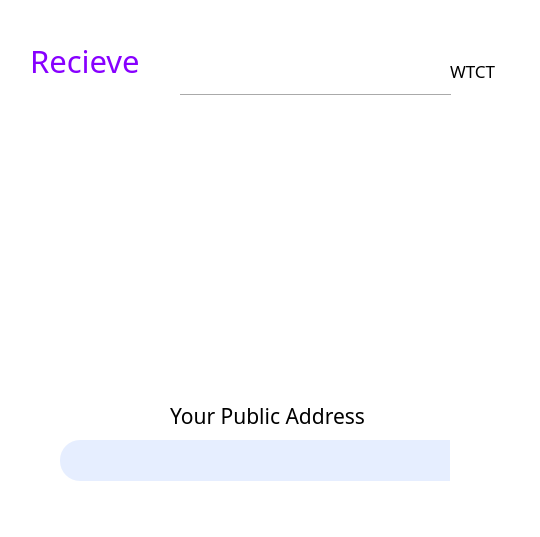
<?xml version="1.0" encoding="UTF-8"?>
<ui version="4.0">
 <class>ReceiveForm</class>
 <widget class="QWidget" name="ReceiveForm">
  <property name="geometry">
   <rect>
    <x>0</x>
    <y>0</y>
    <width>540</width>
    <height>537</height>
   </rect>
  </property>
  <property name="windowTitle">
   <string>Form</string>
  </property>
  <property name="styleSheet">
   <string notr="true">background-color: rgb(255, 255, 255);</string>
  </property>
  <widget class="QLineEdit" name="lineEdit_6">
   <property name="geometry">
    <rect>
     <x>180</x>
     <y>50</y>
     <width>261</width>
     <height>31</height>
    </rect>
   </property>
   <property name="font">
    <font>
     <family>微软雅黑</family>
     <pointsize>10</pointsize>
    </font>
   </property>
   <property name="toolTip">
    <string/>
   </property>
   <property name="statusTip">
    <string/>
   </property>
   <property name="whatsThis">
    <string/>
   </property>
   <property name="accessibleName">
    <string/>
   </property>
   <property name="accessibleDescription">
    <string/>
   </property>
   <property name="styleSheet">
    <string notr="true">
QLineEdit[echoMode=&quot;2&quot;] {
    lineedit-password-character:42;
}
</string>
   </property>
   <property name="frame">
    <bool>false</bool>
   </property>
   <property name="echoMode">
    <enum>QLineEdit::Normal</enum>
   </property>
  </widget>
  <widget class="QLabel" name="label_7">
   <property name="geometry">
    <rect>
     <x>450</x>
     <y>60</y>
     <width>51</width>
     <height>21</height>
    </rect>
   </property>
   <property name="font">
    <font>
     <family>微软雅黑</family>
     <pointsize>13</pointsize>
    </font>
   </property>
   <property name="text">
    <string>WTCT</string>
   </property>
  </widget>
  <widget class="Line" name="line_38">
   <property name="geometry">
    <rect>
     <x>180</x>
     <y>90</y>
     <width>271</width>
     <height>10</height>
    </rect>
   </property>
   <property name="orientation">
    <enum>Qt::Horizontal</enum>
   </property>
  </widget>
  <widget class="QLabel" name="label_15">
   <property name="geometry">
    <rect>
     <x>30</x>
     <y>40</y>
     <width>121</width>
     <height>41</height>
    </rect>
   </property>
   <property name="font">
    <font>
     <family>微软雅黑</family>
     <pointsize>23</pointsize>
     <weight>50</weight>
     <bold>false</bold>
    </font>
   </property>
   <property name="styleSheet">
    <string notr="true">color: rgb(135, 0, 255);</string>
   </property>
   <property name="text">
    <string>Recieve</string>
   </property>
  </widget>
  <widget class="QPushButton" name="closeenterpsw">
   <property name="geometry">
    <rect>
     <x>500</x>
     <y>0</y>
     <width>41</width>
     <height>31</height>
    </rect>
   </property>
   <property name="focusPolicy">
    <enum>Qt::NoFocus</enum>
   </property>
   <property name="styleSheet">
    <string notr="true">border:0px;</string>
   </property>
   <property name="text">
    <string/>
   </property>
   <property name="icon">
    <iconset resource="pic.qrc">
     <normaloff>:/pic/close.png</normaloff>:/pic/close.png</iconset>
   </property>
   <property name="flat">
    <bool>true</bool>
   </property>
  </widget>
  <widget class="QLabel" name="label">
   <property name="geometry">
    <rect>
     <x>140</x>
     <y>140</y>
     <width>251</width>
     <height>231</height>
    </rect>
   </property>
   <property name="text">
    <string/>
   </property>
   <property name="scaledContents">
    <bool>true</bool>
   </property>
  </widget>
  <widget class="QLineEdit" name="lineEdit_8">
   <property name="geometry">
    <rect>
     <x>60</x>
     <y>440</y>
     <width>431</width>
     <height>41</height>
    </rect>
   </property>
   <property name="font">
    <font>
     <family>微软雅黑</family>
     <pointsize>11</pointsize>
    </font>
   </property>
   <property name="styleSheet">
    <string notr="true">border:0px;
border-radius:20px;

background-color: rgb(230, 238, 255);</string>
   </property>
   <property name="text">
    <string/>
   </property>
  </widget>
  <widget class="QPushButton" name="pushButton_34">
   <property name="geometry">
    <rect>
     <x>450</x>
     <y>440</y>
     <width>41</width>
     <height>41</height>
    </rect>
   </property>
   <property name="cursor">
    <cursorShape>PointingHandCursor</cursorShape>
   </property>
   <property name="focusPolicy">
    <enum>Qt::NoFocus</enum>
   </property>
   <property name="autoFillBackground">
    <bool>false</bool>
   </property>
   <property name="styleSheet">
    <string notr="true">border:0px;</string>
   </property>
   <property name="text">
    <string/>
   </property>
   <property name="icon">
    <iconset resource="pic.qrc">
     <normaloff>:/pic/purplecopy.png</normaloff>:/pic/purplecopy.png</iconset>
   </property>
   <property name="iconSize">
    <size>
     <width>77</width>
     <height>77</height>
    </size>
   </property>
   <property name="autoDefault">
    <bool>false</bool>
   </property>
   <property name="flat">
    <bool>true</bool>
   </property>
  </widget>
  <widget class="QLabel" name="label_8">
   <property name="geometry">
    <rect>
     <x>170</x>
     <y>400</y>
     <width>211</width>
     <height>31</height>
    </rect>
   </property>
   <property name="font">
    <font>
     <family>微软雅黑</family>
     <pointsize>16</pointsize>
    </font>
   </property>
   <property name="text">
    <string>Your Public Address</string>
   </property>
  </widget>
 </widget>
 <resources>
  <include location="pic.qrc"/>
 </resources>
 <connections/>
</ui>
